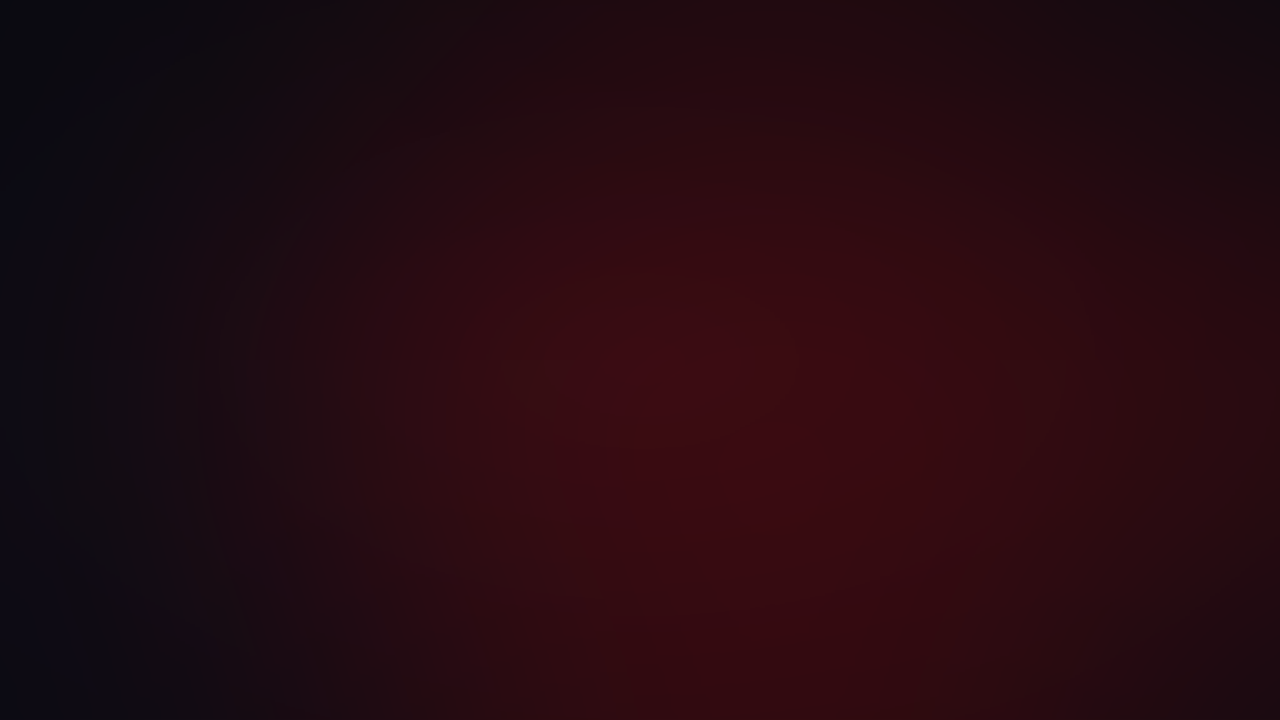
#> input picture src/IPTVPlayerPro/images/bg.png, 1280 x 720 px; its folder holds 4 pictures in this run; the run also reads 1 picture not shown here
$ python make_preview.py
#> lines starting #> are read from the running program, lines starting #| are printed output that depends on the picture; pictures that were not available may be replaced by others from this repository, and a replacement may not be noted
#> in main, `canvas = Image.new("RGBA", (1280, 720))`: canvas: PIL image 1280x720 RGBA; every value is 0
# -*- coding: utf-8 -*-
"""Quick layout preview of the main menu (build time only)."""

import os

from PIL import Image, ImageDraw, ImageFont

ROOT = os.path.dirname(os.path.dirname(os.path.abspath(__file__)))
IMG = os.path.join(ROOT, "src", "IPTVPlayerPro", "images")


def load(name):
#> called with name = 'bg.png'
    return Image.open(os.path.join(IMG, name)).convert("RGBA")
#> returned value is the input picture: PIL image 1280x720 RGBA; mean R, G, B, A 37.2, 10.9, 17.4, 255


def main():
    canvas = Image.new("RGBA", (1280, 720))
    canvas.alpha_composite(load("bg.png").resize((1280, 720), Image.LANCZOS))
    canvas.alpha_composite(load("logo.png").resize((320, 118), Image.LANCZOS), (480, 10))
#> call 2 of load, with name = 'logo.png'
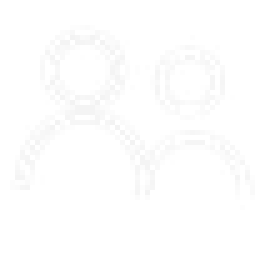
#> input picture src/IPTVPlayerPro/images/account.png, 56 x 56 px, given in place of logo.png, which was not available (shown 5 times larger)
#> in load, returned value is the input picture: PIL image 56x56 RGBA; mean R, G, B, A 71.5, 71.5, 71.5, 37.2

    tiles = [
        (0, "big", (60, 250, 300, 300), (140, 286, 140, 140), "live.png", (60, 448, 300, 58), "Live TV", 30),
        (1, "small", (390, 230, 200, 140), (462, 246, 56, 56), "movies.png", (390, 320, 200, 36), "Movies", 22),
        (2, "small", (610, 230, 200, 140), (682, 246, 56, 56), "series.png", (610, 320, 200, 36), "Series", 22),
        (3, "small", (390, 390, 200, 140), (462, 406, 56, 56), "account.png", (390, 480, 200, 36), "Account", 22),
        (4, "small", (610, 390, 200, 140), (682, 406, 56, 56), "server.png", (610, 480, 200, 36), "Change Server", 22),
        (5, "wide", (850, 230, 370, 70), (868, 246, 38, 38), "settings.png", (920, 230, 280, 70), "Settings", 24),
        (6, "wide", (850, 330, 370, 70), (868, 346, 38, 38), "reload.png", (920, 330, 280, 70), "Reload Portal", 24),
        (7, "wide", (850, 430, 370, 70), (868, 446, 38, 38), "exit.png", (920, 430, 280, 70), "Exit", 24),
    ]
    font_path = "C:/Windows/Fonts/arial.ttf"
    for index, card, tpos, ipos, icon, lpos, label, size in tiles:
        focused = index == 0
        name = "card_{0}{1}.png".format(card, "_f" if focused else "")
        canvas.alpha_composite(load(name).resize((tpos[2], tpos[3]), Image.LANCZOS), (tpos[0], tpos[1]))
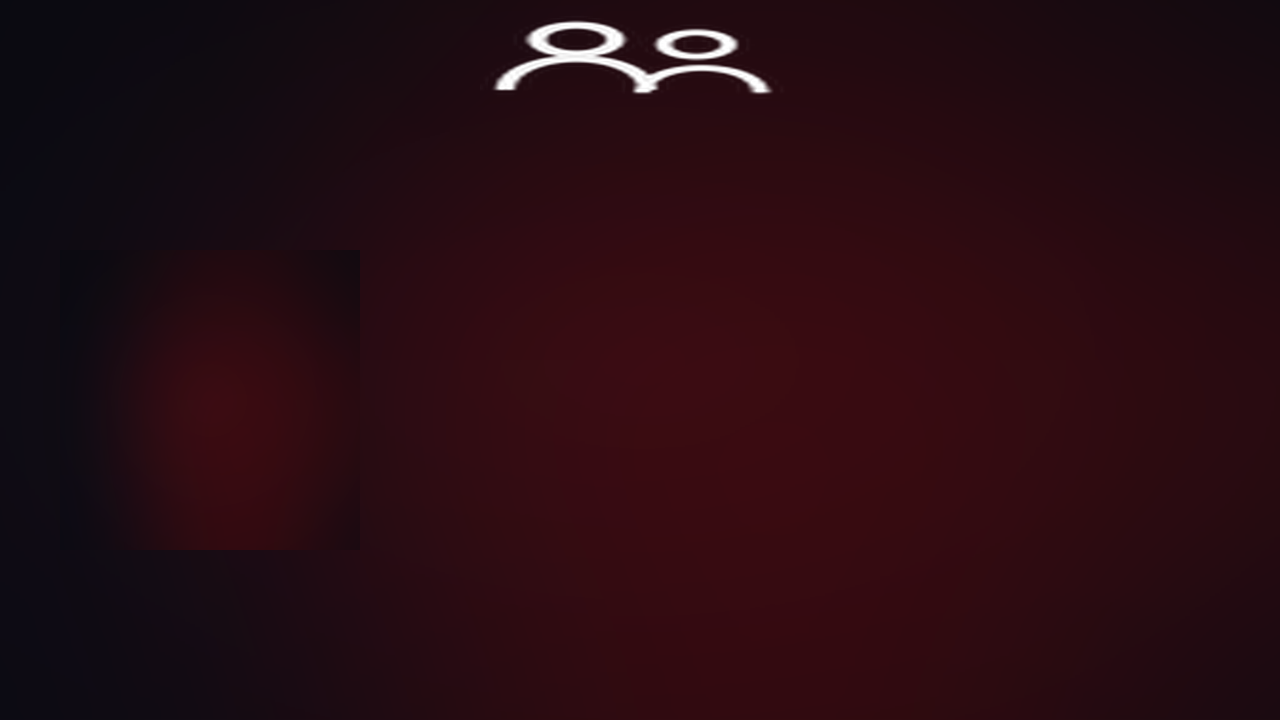
#> canvas: PIL image 1280x720 RGBA; mean R, G, B, A 39.6, 12.3, 18.6, 255
        canvas.alpha_composite(load(icon).resize((ipos[2], ipos[3]), Image.LANCZOS), (ipos[0], ipos[1]))
        draw = ImageDraw.Draw(canvas)
        font = ImageFont.truetype(font_path, size)
        if card == "wide":
            draw.text((lpos[0], lpos[1] + lpos[3] / 2), label, font=font,
                      fill=(255, 255, 255, 255), anchor="lm")
        else:
            draw.text((lpos[0] + lpos[2] / 2, lpos[1] + lpos[3] / 2), label, font=font,
                      fill=(255, 255, 255, 255), anchor="mm")
#> pass 2 of the loop in main, `for index, card, tpos, ipos, icon, lpos, label, size in tiles:`:
#> in main, `canvas.alpha_composite(load(name).resize((tpos[2], tpos[3]), Image.LAN..`:
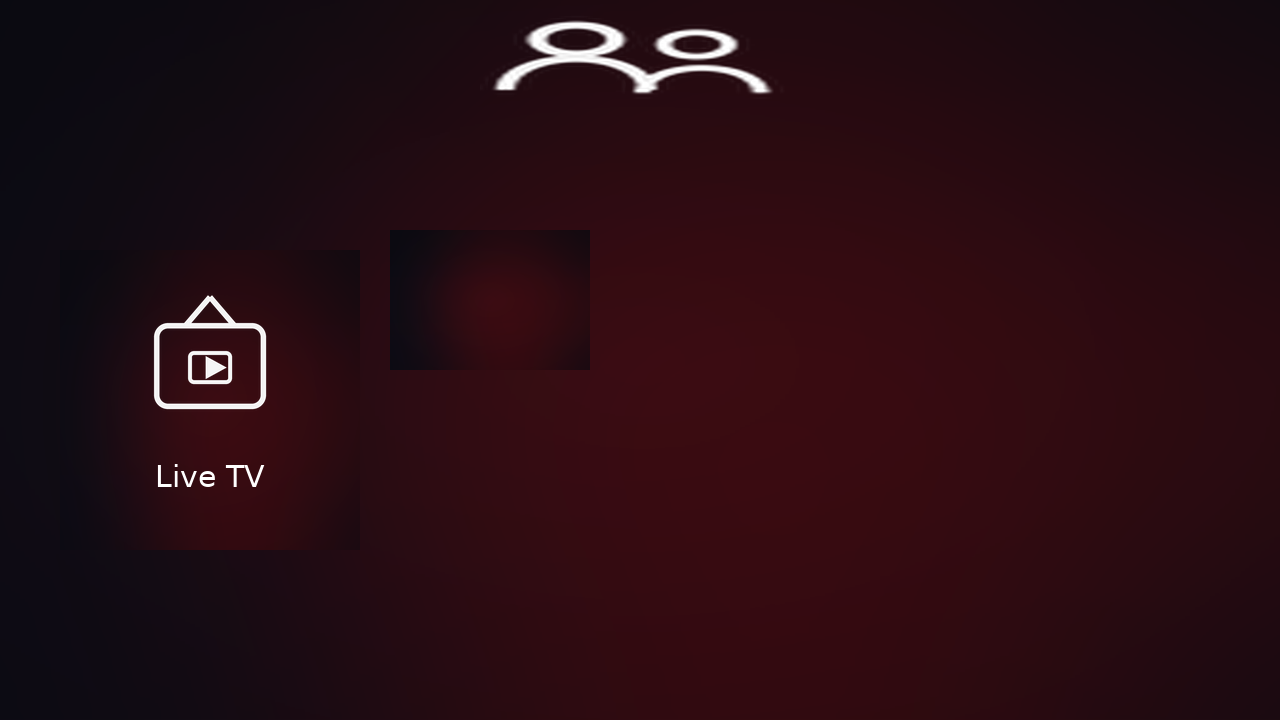
#> canvas: PIL image 1280x720 RGBA; mean R, G, B, A 40.1, 13.2, 19.5, 255
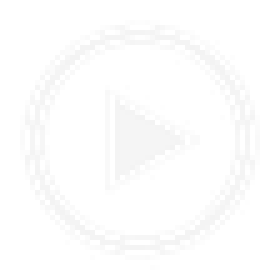
#> input picture IPTVPlayerPro/images/movies.png, 56 x 56 px, found by its file name (shown 5 times larger)
#> in load, returned value is the input picture: PIL image 56x56 RGBA; mean R, G, B, A 100.7, 100.7, 100.7, 61.4
#> pass 3 of the loop in main, `for index, card, tpos, ipos, icon, lpos, label, size in tiles:`:
#> in main, `canvas.alpha_composite(load(name).resize((tpos[2], tpos[3]), Image.LAN..`:
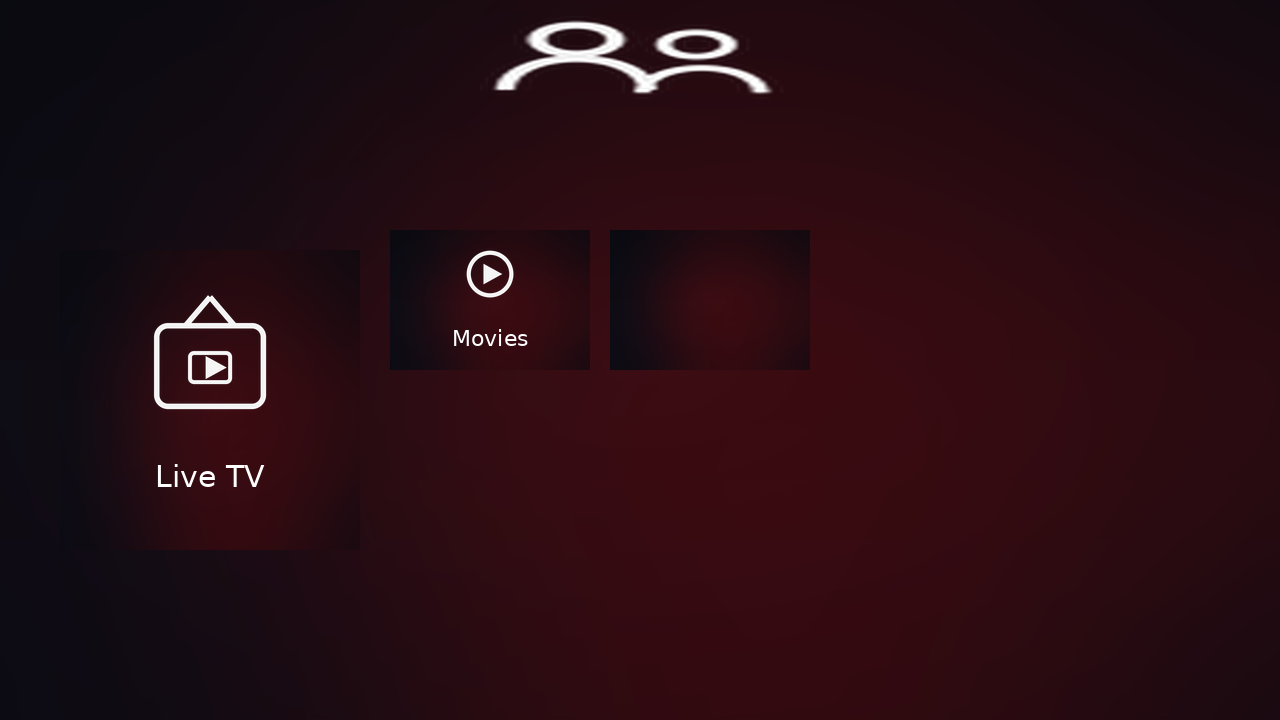
#> canvas: PIL image 1280x720 RGBA; mean R, G, B, A 39.8, 13.5, 19.8, 255
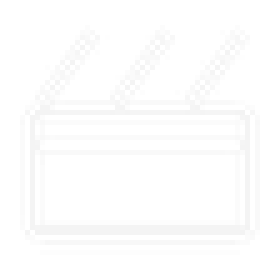
#> input picture IPTVPlayerPro/images/series.png, 56 x 56 px, found by its file name (shown 5 times larger)
#> in load, returned value is the input picture: PIL image 56x56 RGBA; mean R, G, B, A 107.8, 107.8, 107.8, 62.3
#> the loop made 5 passes; the first 3 are shown
    draw = ImageDraw.Draw(canvas)
    status = ImageFont.truetype(font_path, 19)
    small = ImageFont.truetype(font_path, 16)
    draw.text((1234, 60), "Current Playlist: My Portal", font=status, fill=(210, 210, 210, 255), anchor="rm")
    draw.text((1234, 87), "Expires: 2027-01-01", font=small, fill=(163, 124, 124, 255), anchor="rm")
    hint = ImageFont.truetype(font_path, 17)
    draw.text((640, 665), "OK select  -  MENU servers  -  BACK exit", font=hint,
              fill=(143, 143, 143, 255), anchor="mm")
    out = os.path.join(ROOT, "docs", "main_menu_preview.png")
    if not os.path.isdir(os.path.dirname(out)):
        os.makedirs(os.path.dirname(out))
    canvas.convert("RGB").save(out)
    print("wrote", out)


if __name__ == "__main__":
#> (the run stopped early here; a loop or call above may not have finished)
